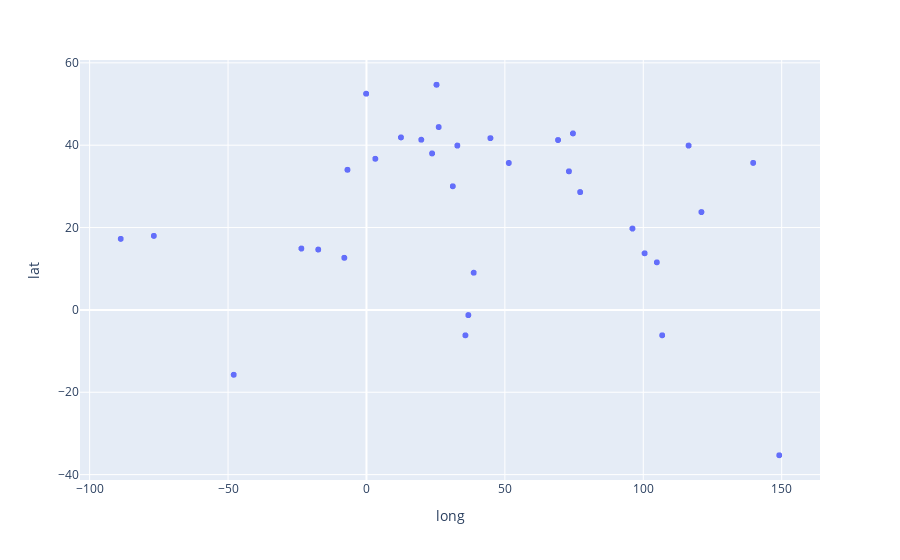

This figure's notebook cell:
### Code cell
plt.figure(figsize=(12,8))
px.scatter(df,df.long,df.lat)

### Figure 1 — Plotly figure (JSON) as saved in the notebook; plotly's stock layout.template omitted (floating-point values rounded to 4 significant figures; data arrays with more than 128 entries replaced by an {"elided": "..."} marker saying what was removed)
{"data": [{"hovertemplate": "long=%{x}<br>lat=%{y}<extra></extra>", "legendgroup": "", "marker": {"color": "#636efa", "symbol": "circle"}, "mode": "markers", "name": "", "showlegend": false, "type": "scattergl", "x": {"elided": "1058 float values"}, "xaxis": "x", "y": {"elided": "1058 float values"}, "yaxis": "y"}], "layout": {"legend": {"tracegroupgap": 0}, "margin": {"t": 60}, "xaxis": {"anchor": "y", "domain": [0, 1], "title": {"text": "long"}}, "yaxis": {"anchor": "x", "domain": [0, 1], "title": {"text": "lat"}}}}
